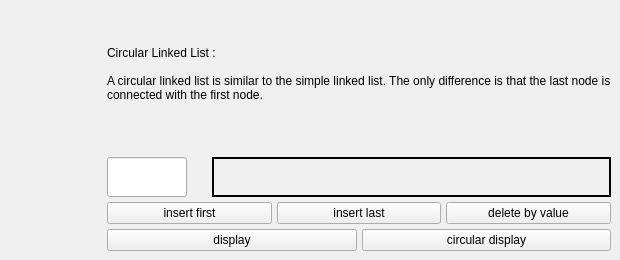
          <widget class="QWidget" name="Circulary_Linked_List">
           <attribute name="title">
            <string>Circular Linked List</string>
           </attribute>
           <widget class="QWidget" name="layoutWidget">
            <property name="geometry">
             <rect>
              <x>10</x>
              <y>10</y>
              <width>601</width>
              <height>241</height>
             </rect>
            </property>
            <layout class="QHBoxLayout" name="horizontalLayout_9">
             <property name="spacing">
              <number>20</number>
             </property>
             <item>
              <widget class="QLabel" name="Circulary_Linked_List_label1">
               <property name="text">
                <string/>
               </property>
              </widget>
             </item>
             <item>
              <layout class="QVBoxLayout" name="verticalLayout_10">
               <property name="spacing">
                <number>5</number>
               </property>
               <item>
                <widget class="QLabel" name="label_5">
                 <property name="text">
                  <string>Circular Linked List :
 
A circular linked list is similar to the simple linked list. The only difference is that the last node is connected with the first node.
 </string>
                 </property>
                 <property name="wordWrap">
                  <bool>true</bool>
                 </property>
                </widget>
               </item>
               <item>
                <layout class="QHBoxLayout" name="horizontalLayout_14">
                 <item>
                  <widget class="QLineEdit" name="CLL_input">
                   <property name="enabled">
                    <bool>true</bool>
                   </property>
                   <property name="sizePolicy">
                    <sizepolicy hsizetype="Fixed" vsizetype="Fixed">
                     <horstretch>0</horstretch>
                     <verstretch>0</verstretch>
                    </sizepolicy>
                   </property>
                   <property name="maximumSize">
                    <size>
                     <width>80</width>
                     <height>40</height>
                    </size>
                   </property>
                   <property name="baseSize">
                    <size>
                     <width>80</width>
                     <height>20</height>
                    </size>
                   </property>
                  </widget>
                 </item>
                 <item>
                  <spacer name="horizontalSpacer_4">
                   <property name="orientation">
                    <enum>Qt::Horizontal</enum>
                   </property>
                   <property name="sizeType">
                    <enum>QSizePolicy::Fixed</enum>
                   </property>
                   <property name="sizeHint" stdset="0">
                    <size>
                     <width>20</width>
                     <height>40</height>
                    </size>
                   </property>
                  </spacer>
                 </item>
                 <item>
                  <widget class="QLabel" name="CLL_output">
                   <property name="sizePolicy">
                    <sizepolicy hsizetype="Maximum" vsizetype="Maximum">
                     <horstretch>0</horstretch>
                     <verstretch>0</verstretch>
                    </sizepolicy>
                   </property>
                   <property name="maximumSize">
                    <size>
                     <width>440</width>
                     <height>40</height>
                    </size>
                   </property>
                   <property name="frameShape">
                    <enum>QFrame::WinPanel</enum>
                   </property>
                   <property name="text">
                    <string/>
                   </property>
                  </widget>
                 </item>
                </layout>
               </item>
               <item>
                <layout class="QHBoxLayout" name="horizontalLayout_23">
                 <item>
                  <widget class="QPushButton" name="CLL_insertFirst_button">
                   <property name="text">
                    <string>insert first</string>
                   </property>
                  </widget>
                 </item>
                 <item>
                  <widget class="QPushButton" name="CLL_insertLast_button">
                   <property name="text">
                    <string>insert last</string>
                   </property>
                  </widget>
                 </item>
                 <item>
                  <widget class="QPushButton" name="CLL_deleteByValue_button">
                   <property name="text">
                    <string>delete by value</string>
                   </property>
                  </widget>
                 </item>
                </layout>
               </item>
               <item>
                <layout class="QHBoxLayout" name="horizontalLayout_30">
                 <item>
                  <widget class="QPushButton" name="CLL_display_button">
                   <property name="text">
                    <string>display</string>
                   </property>
                  </widget>
                 </item>
                 <item>
                  <widget class="QPushButton" name="CLL_circular_display_button">
                   <property name="text">
                    <string>circular display</string>
                   </property>
                  </widget>
                 </item>
                </layout>
               </item>
              </layout>
             </item>
            </layout>
           </widget>
          </widget>
